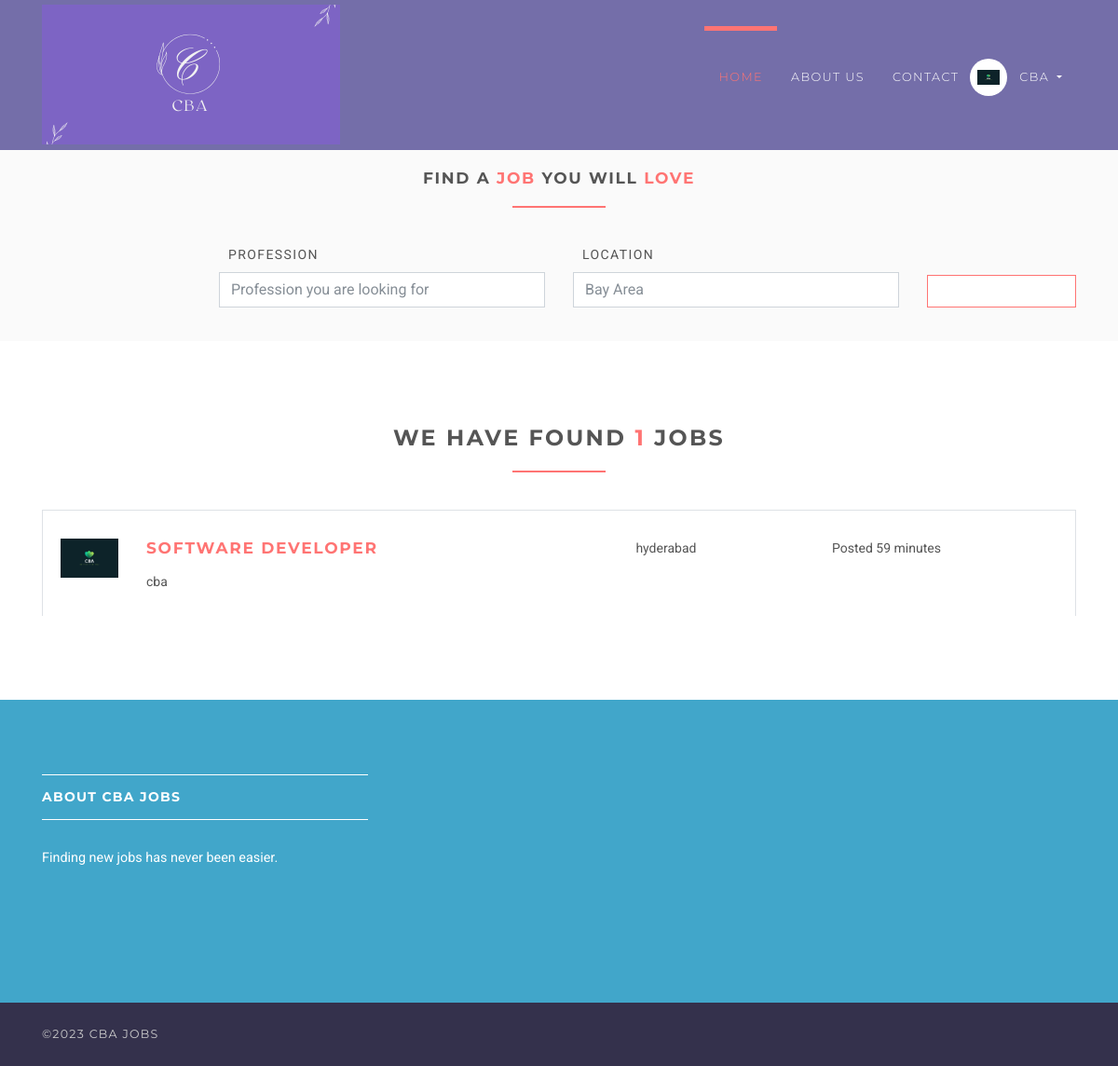
/jobs (signed in), run on the app's committed database.
### accounts/models.py (models this page shows, shortened)
class User(AbstractUser):
    username = None
    role = models.CharField(max_length=12, error_messages={
        'required': "Role must be provided"
    })
    gender = models.CharField(max_length=10, blank=True, null=True, default="")
    email = models.EmailField(unique=True, blank=False,
                              error_messages={
                                  'unique': "A user with that email already exists.",
                              })
    USERNAME_FIELD = "email"
    REQUIRED_FIELDS = []
    objects = UserManager()

### jobsapp/models.py (models this page shows, shortened)
class Job(models.Model):
    user = models.ForeignKey(User, on_delete=models.CASCADE)
    title = models.CharField(max_length=300)
    description = models.TextField()
    location = models.CharField(max_length=150)
    type = models.CharField(choices=JOB_TYPE, max_length=10)
    category = models.CharField(max_length=100)
    last_date = models.DateTimeField()
    company_name = models.CharField(max_length=100)
    company_description = models.CharField(max_length=300)
    website = models.CharField(max_length=100, default="")
    created_at = models.DateTimeField(default=timezone.now)
    filled = models.BooleanField(default=False)

### jobsapp/views/home.py (the view)
# urls.py: path('jobs', JobListView.as_view(), name='jobs'),
class JobListView(ListView):
    model = Job
    template_name = 'jobs/jobs.html'
    context_object_name = 'jobs'
    paginate_by = 5

### templates/jobs/jobs.html (shortened to what this page needs)
{% extends 'base.html' %}
{% load static %}
{% block content %}
    <section class="job-form-section job-form-section--compressed">
        <div class="container">
            <h4 class="heading">Find a <span class="accent">job </span> you will <span class="accent">love</span></h4>
            <form id="job-main-form" method="get" action="#" class="job-main-form">
                <div class="controls">
                    <div class="row align-items-end">
                        <div class="col-sm-1 col-lg-2"></div>
                        <div class="col-sm-5 col-lg-4 form-group">
                            <label for="profession">Profession</label>
                            <input type="text" id="profession" name="profession"
                                   placeholder="Profession you are looking for" class="form-control">
                        </div>
                        <div class="col-sm-5 col-lg-4 form-group">
                            <label for="location">Location</label>
                            <input type="text" id="location" name="location" placeholder="Any particular location?"
                                   value="Bay Area" class="form-control">
                        </div>
                        <div class="col-sm-1 col-lg-2 form-group">
                            <button type="submit" name="name"
                                    class="btn btn-outline-white-primary job-main-form__button">
                                <i class="fa fa-search"></i>
                            </button>
                        </div>
                    </div>
                </div>
            </form>
        </div>
    </section>
    <section>
        <div class="container">
            <h3 class="heading">We have found <span class="accent">{{ jobs.count }}</span> jobs</h3>
            {% for job in jobs %}
                <div class="job-listing  ">
                    <div class="row">
                        <div class="col-md-12 col-lg-6">
                            <div class="row">
                                <div class="col-2">
                                    <img src="{% static 'img/company-1.png' %}"
                                         alt="Ipsioou " class="img-fluid">
                                </div>
                                <div class="col-10">
                                    <h4 class="job__title"><a
                                            href="{% url 'jobs:jobs-detail' job.id %}">{{ job.title }}</a></h4>
                                    <p class="job__company">
                                        {{ job.company_name }}
                                    </p>
                                </div>
                            </div>
                        </div>
                        <div class="col-10 col-md-3 col-lg-2 ml-auto"><i class="fa fa-map-marker job__location"></i>
                            {{ job.location }}
                        </div>
                        <div class="col-10 col-md-3 col-lg-3 ml-auto">
                            <p>Posted {{ job.created_at|timesince }}</p>
                        </div>
                    </div>
                </div>
            {% endfor %}
        </div>
    </section>
{% endblock %}

### templates/base.html (shortened to what this page needs)
{% load static %}
<!DOCTYPE html>
<html>
<head>
    <link rel="stylesheet"
          href="{% static 'vendor/bootstrap/css/bootstrap.min.css' %}">
    <link rel="stylesheet"
          href="{% static 'vendor/font-awesome/css/font-awesome.min.css' %}">
    <link rel="stylesheet"
          href="{% static 'vendor/owl.carousel/assets/owl.carousel.css' %}">
    <link rel="stylesheet"
          href="{% static 'vendor/owl.carousel/assets/owl.theme.default.css' %}">
    <link rel="stylesheet" href="{% static 'css/style.default.css' %}"
          id="theme-stylesheet">
    <link rel="stylesheet" href="{% static 'css/custom.css' %}">
</head>
<body>
<header class="header">
    <nav class="navbar navbar-expand-lg">
        <div class="container">
            <a href="/" class="navbar-brand">
                <img src="{% static 'img/logo-small.png' %}" alt="logo" class="d-none d-lg-block">
            </a>
            <div id="navbarSupportedContent" class="collapse navbar-collapse">
                <ul class="navbar-nav ml-auto">
                    <li class="nav-item active">
                        <a href="/" class="nav-link">Home <span class="sr-only">(current)</span></a>
                    </li>
                    <li class="nav-item">
                        <a href="#" class="nav-link">About Us</a>
                    </li>
                    <li class="nav-item">
                        <a href="#" class="nav-link">Contact</a>
                    </li>
                    {% if request.user.is_authenticated and request.user.role == 'employer' %}
                        <li class="nav-item dropdown">
                            <a id="clientZone" href="#" data-toggle="dropdown"
                               aria-haspopup="true" aria-expanded="false"
                               class="nav-link dropdown-toggle has-img mb-3 mb-lg-0 mt-3 mt-lg-0">
                                <div class="client-menu-image">
                                    <div class="inner">
                                        <img src="{% static 'img/company-1.png' %}"
                                             alt="company image"
                                             class="img-fluid">
                                    </div>
                                </div>
                                {% if request.user.role == 'employee' %}
                                    {{ request.user.first_name }} {{ request.user.last_name }}
                                {% else %}
                                    {{ request.user.first_name }}
                                {% endif %}
                            </a>
                        </li>
                    {% endif %}
                </ul>
            </div>
        </div>
    </nav>
</header>
<div>
    {% block content %} {% endblock %}
</div>
<footer class="footer">
    <div class="footer__block">
        <div class="container">
            <div class="row">
                <div class="col-lg-4 col-md-12 mb-5">
                    <h4 class="h5">About CBA Jobs</h4>
                    <p> Finding new jobs has never been easier. </p>
                </div>
            </div>
        </div>
    </div>
    <div class="footer__copyright">
        <div class="container">
            <div class="row">
                <div class="col-md-6 text-md-left text-center">
                    <p>&copy;2023 CBA Jobs</p>
                </div>
            </div>
        </div>
    </div>
</footer>
</body>
</html>

### data on the page
User: user.first_name "CBA"
Job: title "SOFTWARE DEVELOPER", company_name "cba", location "hyderabad", created_at "59 minutes"

### other printed values
{{ jobs.count }} "1"
